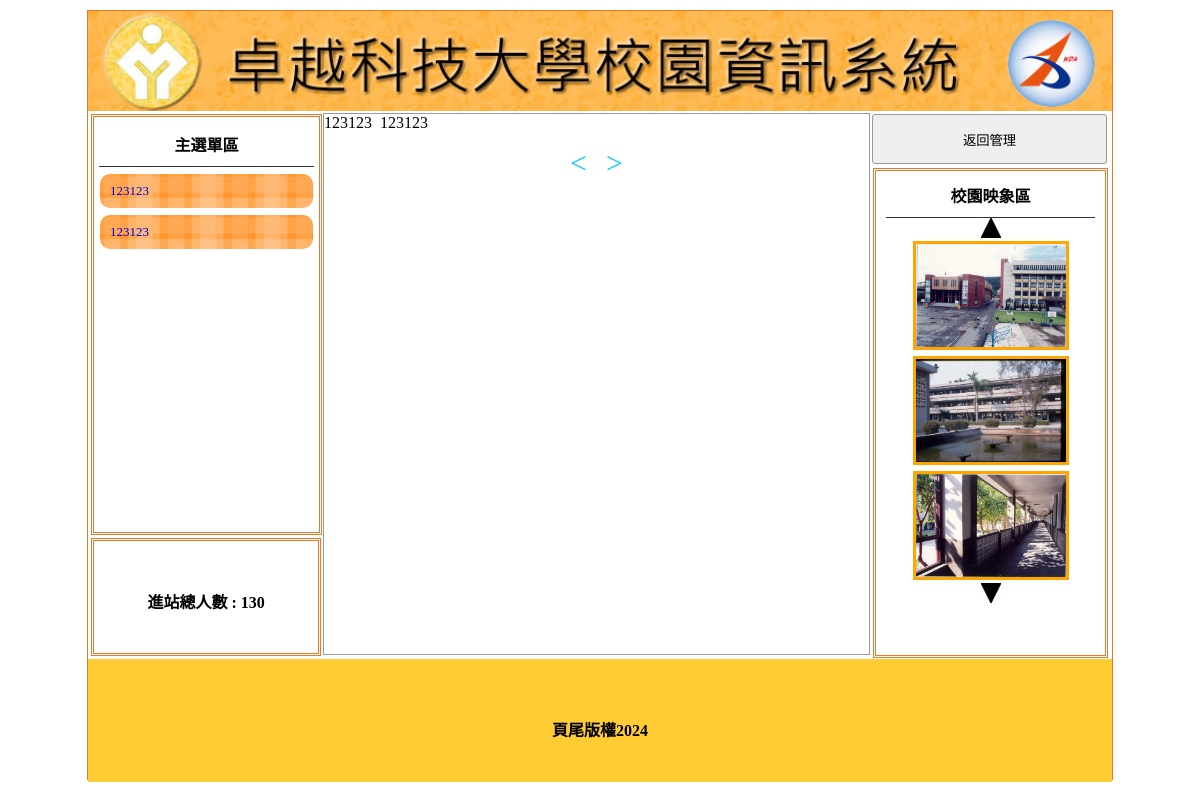
The app's page /?do=news (signed in) with its own data.
### tables this page shows
CREATE TABLE `titles` (
  `id` int(5) UNSIGNED NOT NULL,
  `img` text NOT NULL,
  `text` text NOT NULL,
  `sh` int(1) NOT NULL DEFAULT 0
);

CREATE TABLE `menu` (
  `id` int(5) UNSIGNED NOT NULL,
  `text` text NOT NULL,
  `href` text NOT NULL,
  `menu_id` int(5) NOT NULL,
  `sh` int(1) NOT NULL DEFAULT 1
);

CREATE TABLE `total` (
  `id` int(5) UNSIGNED NOT NULL,
  `total` int(5) NOT NULL
);

CREATE TABLE `ad` (
  `id` int(5) UNSIGNED NOT NULL,
  `text` text NOT NULL,
  `sh` int(1) NOT NULL DEFAULT 1
);

CREATE TABLE `image` (
  `id` int(5) UNSIGNED NOT NULL,
  `img` text NOT NULL,
  `sh` int(1) NOT NULL DEFAULT 1
);

CREATE TABLE `bottom` (
  `id` int(5) UNSIGNED NOT NULL,
  `bottom` text NOT NULL
);

### api/db.php (called while the page is built, shortened)
<?php
class DB
{
    protected $dsn = "mysql:host=localhost;charset=utf8;dbname=c1";
    protected $pdo;
    protected $table;
    public function __construct($table)
    {
        $this->table = $table;
        $this->pdo = new PDO($this->dsn, 'root', '');
    }
    private function a2s($array)
    {
        foreach ($array as $col => $value) {
            $tmp[] = "`$col`='$value'";
        }
        return $tmp;
    }
    function find($id)
    {
        $sql = "select * from `$this->table`";
        if (is_array($id)) {
            $tmp = $this->a2s($id);
            $sql .= " where " . join(" && ", $tmp);
        } else if (is_numeric($id)) {
            $sql .= " where  `id` = '$id'";
        } else {
            echo "錯誤:參數的資料型態必須是數字或陣列";
        }
        $row = $this->pdo->query($sql)->fetch(PDO::FETCH_ASSOC);
        return $row;
    }
    private function sql_all($sql, $array, $other)
    {
        if (isset($this->table) && !empty($this->table)) {
            if (is_array($array)) {
                if (!empty($array)) {
                    $tmp = $this->a2s($array);
                    $sql .= " where " . join(" && ", $tmp);
                }
            } else {
                $sql .= " $array";
            }
            return $sql .= $other;
        } else {
            echo "錯誤:沒有指定的資料表名稱";
        }
    }
    function all($where = '', $other = '')
    {
        $sql = "select * from `$this->table`";
        $sql = $this->sql_all($sql, $where, $other);
        return $this->pdo->query($sql)->fetchAll(PDO::FETCH_ASSOC);
    }
}
$Title = new DB('titles');
$Ad = new DB('ad');
$Image = new DB('image');
$Total = new DB('total');
$Bottom = new DB('bottom');
$Menu = new DB('menu');

### index.php (the view, shortened to what this page needs)
<?php include_once "./api/db.php"; ?>
<!DOCTYPE html PUBLIC "-//W3C//DTD XHTML 1.0 Transitional//EN" "http://www.w3.org/TR/xhtml1/DTD/xhtml1-transitional.dtd">
<html xmlns="http://www.w3.org/1999/xhtml">
<head>
	<link href="./css/css.css" rel="stylesheet" type="text/css">
</head>
<body>
	<div id="main">
		<?php
		$title = $Title->find(['sh' => 1]);
		?>
		<a title="<?= $title['text']; ?>" href="./index.php">
			<div class="ti" style="background:url(&#39;./img/<?= $title['img']; ?>&#39;); background-size:cover;"></div>
		</a>
		<div id="ms">
			<div id="lf" style="float:left;">
				<div id="menuput" class="dbor">
					<span class="t botli">主選單區</span>
					<?php
					$mainmu = $Menu->all(['sh' => 1, 'menu_id' => 0]);
					foreach ($mainmu as $main) {
					?>
						<div class="mainmu">
							<a href="<?= $main['href']; ?>" style=" font-size:13px; text-decoration:none;"><?= $main['text']; ?></a>
						</div>
					<?php
					}
					?>
				</div>
				<div class="dbor" style="margin:3px; width:95%; height:20%; line-height:100px;">
					<span class="t">進站總人數 : <?= $Total->find(1)['total']; ?>
					</span>
				</div>
			</div>
			<?php
			$do = $_GET['do'] ?? 'main';
			$file = "./front/{$do}.php";
			if (file_exists($file)) {
				include "$file";
			} else {
				include "./front/main.php";
			}
			?>
			<div class="di di ad" style="height:540px; width:23%; padding:0px; margin-left:22px; float:left; ">
				<?php
				if(isset($_SESSION['login'])){
					$url="lo('./back.php')";
					$str="返回管理";
				}else{
					$url="lo('./index.php?do=login')";
					$str="管理登入";
				}
				?>
				<button style="width:100%; margin-left:auto; margin-right:auto; margin-top:2px; height:50px;" onclick="<?=$url;?>"><?=$str;?></button>
				<div style="width:89%; height:480px;" class="dbor">
					<span class="t botli">校園映象區</span>
					<div class="cent" onclick="pp(1)">
						<img src="./icon/up.jpg" alt="">
					</div>
					<?php
					$imgs = $Image->all(['sh' => 1]);
					foreach ($imgs as $idx => $img) {
					?>
						<div id="ssaa<?= $idx; ?>" class="im cent">
							<img src="./img/<?= $img['img']; ?>" style="width:150px;height:103px;border:3px solid orange;margin:3px">
						</div>
					<?php
					}
					?>
					<div class="cent" onclick="pp(2)">
						<img src="./icon/dn.jpg" alt="">
					</div>
				</div>
			</div>
		</div>
		<div style="width:1024px; left:0px; position:relative; background:#FC3; margin-top:4px; height:123px; display:block;">
			<span class="t" style="line-height:123px;"><?= $Bottom->find(1)['bottom']; ?></span>
		</div>
	</div>
</body>
</html>

### front/marquee.php (shortened to what this page needs)
<marquee scrolldelay="120" direction="left" style="position:absolute; width:100%; height:40px;">
    <?php
    $ads = $Ad->all(['sh' => 1]);
    foreach ($ads as $ad) {
        echo $ad['text'];
    }
    ?>
</marquee>

### css/css.css (style rules this page uses)
body { padding: 0px; margin: 0px; }
#main { width: 1024px; height: 768px; margin: 10px auto 10px auto; border: #EE7728 1px solid; position: relative; }
.ti { width: 100%; height: 100px; position: relative; background-size: cover; background-repeat: no-repeat; }
.dbor { border: #EE7728 double 3px; margin: 1px; padding: 2px 10px 2px 10px; }
.t { font-weight: 800; display: block; text-align: center; padding: 10px 1px 10px 1px; }
.botli { border-bottom: #333 1px solid; }
.mainmu { position: relative; border-radius: 10px; background: url(../icon/menu.fw.png) center no-repeat; background-size: cover; line-height: 30px; padding: 2px 10px 2px 10px; margin: 7px 1px 7px 1px; height: 30px; }
.mainmu a { display: block; text-decoration: none; }
#lf { height: 540px; width: 21%; display: inline-block; }
#menuput { width: 100%; height: 75%; position: relative; padding: 5px; display: block; margin: 3px; }
.di { display: inline-block; }
.ad { margin: 1px; padding: 2px 10px 2px 10px; }
.cent { text-align: center; }
input, button { border: #999 1px solid; border-radius: 3px; background: #EFEFEF; padding: 5px; margin: 3px; }

### records on screen
titles: img (picture)
menu: text "123123"
menu: text "123123"
total: total "130"
ad: text "123123"
ad: text "123123"
image: img (picture)
image: img (picture)
image: img (picture)
bottom: bottom "頁尾版權2024"

### other values on screen
$str "返回管理"
